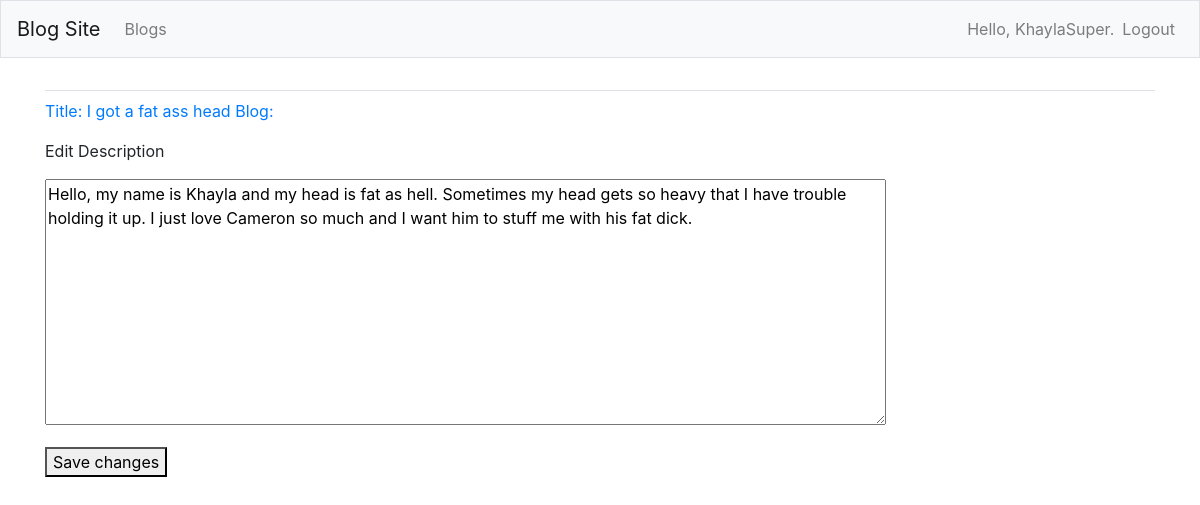
Page /edit_description/2/ (signed in) on the committed database.
### blog_projects/models.py (models this page shows, shortened)
class BlogPost(models.Model):
    title = models.CharField(max_length=200)
    text = models.TextField()
    date_added = models.DateTimeField(auto_now_add=True)
    owner = models.ForeignKey(User, on_delete=models.CASCADE)
    def __str__(self):
        return f'Title: {self.title} Blog: {self.text}'

class Description(models.Model):
    blog = models.ForeignKey(BlogPost, on_delete=models.CASCADE)
    text = models.TextField()
    date_added = models.DateTimeField(auto_now_add=True)
    class Meta:
        verbose_name_plural = 'descriptions'

### blog_projects/views.py (the view)
# urls.py: path('edit_description/<int:description_id>/', views.edit_description, name='edit_description'),
@login_required
def edit_description(request, description_id):
    description = Description.objects.get(id=description_id)
    blog = description.blog
    if blog.owner != request.user:
        raise Http404
    if request.method != 'POST':
        form = DescriptionForm(instance=description)
    else:
        form = DescriptionForm(instance=description, data=request.POST)
        if form.is_valid():
            form.save()
            return redirect('blog_projects:blog', blog_id=blog.id)
    context = {'description':description, 'blog':blog, 'form':form}
    return render(request, 'blog_projects/edit_description.html', context)

### blog_projects/forms.py
class DescriptionForm(forms.ModelForm):
    class Meta:
        model = Description
        fields = ['text']
        labels = {'text':''}
        widgets = {'text': forms.Textarea(attrs={'cols':80})}

### blog_projects/templates/blog_projects/edit_description.html (shortened to what this page needs)
{% extends 'blog_projects/base.html' %}
{% block content %}
    <p><a href= "{% url 'blog_projects:blog' blog.id %}">{{blog}}</a></p>
    <p>Edit Description</p>
    <form action="{% url 'blog_projects:edit_description' description.id %}" method='post'>
        {{ form.as_p }}
        <button name="submit">Save changes</button>
    </form>
{% endblock content %}

### blog_projects/templates/blog_projects/base.html (shortened to what this page needs)
{% load bootstrap4 %}
<!doctype html>
<html lang="en">
<head>
    {% bootstrap_css %}
</head>
<body>
    <nav class="navbar navbar-expand-md navbar-light bg-light mb-4 border">
        <a class="navbar-brand" href="{% url 'blog_projects:index' %}">Blog Site</a>
            <div class="collapse navbar-collapse" id="navbarCollapse">
                <ul class="navbar-nav mr-auto">
                    <li class="nav-item">
                        <a class="nav-link" href="{% url 'blog_projects:blogs' %}">Blogs</a>
                    </li>
                </ul>
                <ul class="navbar-nav ml-auto">
                    {% if user.is_authenticated %}
                        <li class="nav-item">
                            <span class="navbar-text">Hello, {{ user.username }}.</span>
                        </li>
                        <li class="nav-item">
                            <a class="nav-link" href="{% url 'users:logout' %}">Logout</a>
                        </li>
                    {% else %}
                        <li class="nav-item">
                            <a class="nav-link" href="{% url 'users:register' %}">Register</a>
                        </li class="nav-item">
                            <a class="nav-link" href="{% url 'users:login' %}">Log in</a>
                        </li>
                    {% endif %}
                </ul>
        </div>
    </nav>
    <main role="main" class="container">
        <div class="pb-2 mb-2 border-bottom">
        </div>
        <div>
            {% block content %}{% endblock content %}
        </div>
    </main>
</body>
</html>

### rows in the picture
BlogPost: title+text "Title: I got a fat ass head Blog:"
Description: text "Hello, my name is Khayla and my head is fat as hell. Sometimes my head gets so heavy that I have trouble holding it up. I just love Cameron so much and I want him to stuff me with his fat dick."

### other values in the picture
{{ user.username }} "KhaylaSuper"
